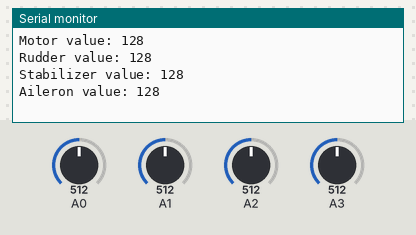
A sketch run on a simulated Arduino Uno, built with avr-gcc and run on an emulated ATmega328P. On the bench: the last lines printed to the serial monitor. Inputs (shaded band) come from the test bench; at power-on: A0 = 512, A1 = 512, A2 = 512, A3 = 512. No radio packets arrive unless stated.

Above: at 1.9 s.
2.0 s: A0 set to 716
At 2.25 s:
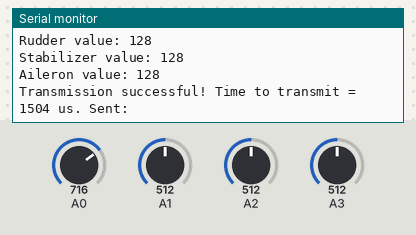
3.5 s: A1 set to 716
At 4.41 s:
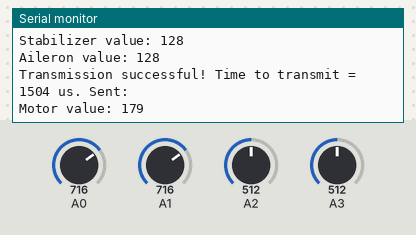
5.0 s: A2 set to 716
At 6.0 s:
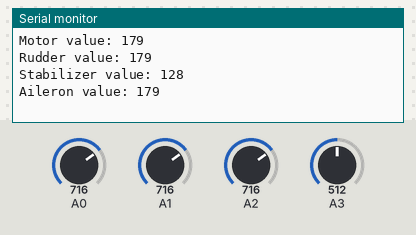
6.5 s: A3 set to 716
At 7.9 s:
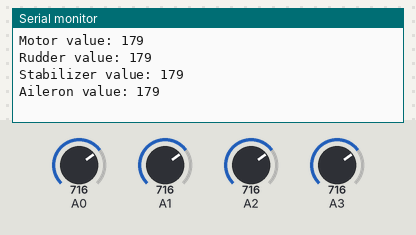
8.0 s: A0 set to 992
At 8.72 s:
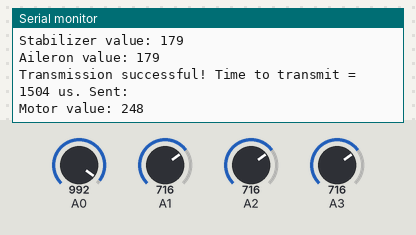
9.5 s: A1 set to 992
At 10.6 s:
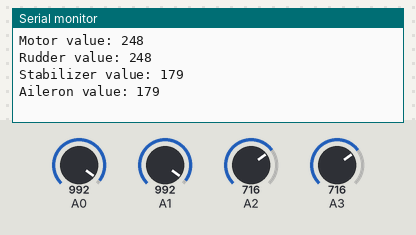
Timing chart, 0 to 12.0 s (numbered marks = the images above; inputs shaded):
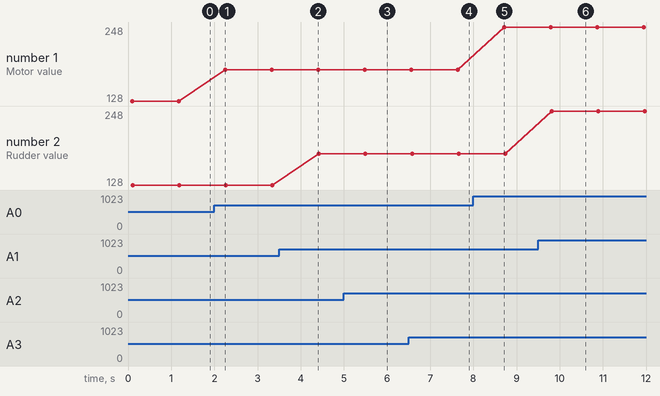

Measured:
- after the input at 5.0 s, the serial monitor: prints a new line after 0.54 s (image 3)
- after the input at 6.5 s, the serial monitor: prints a new line after 1.2 s (image 4)
- after the input at 8.0 s, the serial monitor: prints a new line after 0.72 s (image 5)
- after the input at 9.5 s, the serial monitor: prints a new line after 0.31 s (image 6)
- plotted number 1: 128 → 179 after the input at 2.0 s, 179 → 248 after the input at 8.0 s

The sketch:

TransmitterExample.ino
```cpp
#include <Arduino.h>
#include "NRF204.h"
#include "Controller.h"

using namespace Radio;
using namespace OnGroundController;

Reader reader;


void setup()
{
  // put your setup code here, to run once:
  reader = Reader(A1, A2, A0, A3);
}

void loop()
{
  // put your main code here, to run repeatedly:
  reader.run();
}
```

Controller.cpp
```cpp
#include "Controller.h"
#include "NRF204.h"

using namespace std;
using namespace Radio;

using namespace OnGroundController;

Reader::Reader(){

}

Reader::Reader(const OnGroundController::Reader &reader){
    this->aileronPin=reader.aileronPin;
    this->message=reader.message;
    this->motorPin=reader.motorPin;
    this->radioTransmitter=reader.radioTransmitter;
    this->stabilizerPin=reader.stabilizerPin;
    this->rudderPin=reader.rudderPin;
}

Reader::Reader(uint8_t rudderPin,uint8_t aileronPin,uint8_t motorPin,uint8_t stabilizerPin){
    this->rudderPin=rudderPin;
    this->aileronPin=aileronPin;
    this->motorPin=motorPin;
    this->stabilizerPin=stabilizerPin;
    this->message= NRF204AircraftControllMessage();
    this->radioTransmitter=NRF204(false,true,MonitorFrequency::Slow,7,8);
}

void Reader::readMotorPin(){
    this->message.motorValue=(analogRead(this->motorPin)>>2);
}

void Reader::readRudderPin(){
    this->message.rudderValue=(analogRead(this->rudderPin)>>2);
}

void Reader::readAileronPin(){
    this->message.aileronValue=(analogRead(this->aileronPin)>>2);
}

void Reader::readStabilizerPin(){
    this->message.stabilizerValue=(analogRead(this->stabilizerPin)>>2);
}

Radio::NRF204AircraftControllMessage Reader::getMessage(){
    this->readMotorPin();
    this->readAileronPin();
    this->readRudderPin();
    this->readStabilizerPin();
    return this->message;
}

void Reader::run(){
    Radio::NRF204AircraftControllMessage mesaj=this->getMessage();
    this->radioTransmitter.send(mesaj);
    delay(1000);

}
```

Controller.h
```cpp
#include <Arduino.h>
#include <string.h>
#include "NRF204.h"

#pragma once

using namespace Radio;

namespace OnGroundController{

    class Reader{
        private:
            uint8_t rudderPin;
            uint8_t aileronPin;
            uint8_t motorPin;
            uint8_t stabilizerPin;
            Radio::NRF204AircraftControllMessage message;
            void readMotorPin();
            void readRudderPin();
            void readAileronPin();
            void readStabilizerPin();
            Radio::NRF204 radioTransmitter;
            Radio::NRF204AircraftControllMessage getMessage();
        public:
            Reader(uint8_t rudderPin,uint8_t aileronPin,uint8_t motorPin,uint8_t stabilizerPin);
            Reader();
            Reader(const OnGroundController::Reader &reader);
            void run();

    };
}
```

NRF204.cpp
```cpp
#include "NRF204.h"
#include <Arduino.h>
#include <RF24.h>
#include <SPI.h>

using namespace Radio;

NRF204AircraftControllMessage::NRF204AircraftControllMessage(){
    this->motorValue=0;
    this->rudderValue=0;
    this->stabilizerValue=0;
    this->aileronValue=0;
}

NRF204AircraftControllMessage::NRF204AircraftControllMessage(const Radio::NRF204AircraftControllMessage &message){
     this->motorValue=message.motorValue;
    this->rudderValue=message.rudderValue;
    this->stabilizerValue=message.stabilizerValue;
    this->aileronValue=message.aileronValue;
}

NRF204AircraftControllMessage::NRF204AircraftControllMessage(uint8_t values[4]){
    this->motorValue=values[0];
    this->rudderValue=values[1];
    this->stabilizerValue=values[2];
    this->aileronValue=values[3];
}

String NRF204AircraftControllMessage::toString(){
    String message="\nMotor value: "+String(this->motorValue)+"\n";
    message+="Rudder value: "+String(this->rudderValue)+"\n";
    message+="Stabilizer value: "+String(this->stabilizerValue)+"\n";
    message+="Aileron value: "+String(this->aileronValue)+"\n";
    return message;
}

uint8_t* NRF204AircraftControllMessage::toArray(){
    uint8_t message[4];
    message[0]=this->motorValue;
    message[1]=this->rudderValue;
    message[2]=this->stabilizerValue;
    message[4]=this->aileronValue;
    return message;
}


NRF204::NRF204(){
  //this is uselesss
}

NRF204::NRF204(const NRF204 &nRF204){
  this->cEPin=nRF204.cEPin;
  this->cSNPin=nRF204.cSNPin;
  this->radioNumber=nRF204.radioNumber;
  this->role=nRF204.role;
  this->pcCommunication=nRF204.pcCommunication;
}

NRF204::NRF204(bool radio_number,bool role_to_be_assigned,MonitorFrequency frequency,int CEPin,int CSNPin){
  this->cEPin=CEPin;
  this->cSNPin=CSNPin;
  this->radioNumber=radio_number;
  this->role=role_to_be_assigned;
  this->pcCommunication=frequency;
  //this->reader=OnGroundController::Reader(A2,A1,A0,A3);
  this->setup();
}


void NRF204::setup()
{
  bool radioNumber=1;
    uint8_t payload;
  if(this->pcCommunication!=MonitorFrequency::None)
  {
    Serial.begin(pcCommunication);
    while (!Serial) {
      // some boards need to wait to ensure access to serial over USB
    }
    Serial.println("Serial started");
    radio=RF24(this->cEPin, this->cSNPin);
    // initialize the transceiver on the SPI bus
    Serial.println("Started RF24");
    if (!radio.begin()) {
      Serial.println("radio hardware is not responding!!");
      while (1) {} // hold in infinite loop
    }

  }

  // Set the PA Level low to try preventing power supply related problems
  // because these examples are likely run with nodes in close proximity to
  // each other.
  radio.setPALevel(RF24_PA_LOW);  // RF24_PA_MAX is default.

  // save on transmission time by setting the radio to only transmit the
  // number of bytes we need to transmit a float

    radio.setPayloadSize(sizeof(payload));

  // set the TX address of the RX node into the TX pipe
  radio.openWritingPipe(address[radioNumber]);     // always uses pipe 0

  // set the RX address of the TX node into a RX pipe
  radio.openReadingPipe(1, address[!radioNumber]); // using pipe 1

  // additional setup specific to the node's role
  if (role) {
    radio.stopListening();  // put radio in TX mode
  } else {
    radio.startListening(); // put radio in RX mode
  }


  // For debugging info
  // printf_begin();             // needed only once for printing details
  // radio.printDetails();       // (smaller) function that prints raw register values
  // radio.printPrettyDetails(); // (larger) function that prints human readable data
}

void NRF204::send(NRF204AircraftControllMessage message){
   // This device is a TX node
    uint8_t payload;
    unsigned long start_timer = micros();                    // start the timer
    //=this->reader.getMessage();

    payload=message.motorValue;
    bool report = radio.write(&payload, sizeof(payload));      // transmit & save the report
    unsigned long end_timer = micros();                      // end the timer

    if (report) {
      Serial.print(F("Transmission successful! "));          // payload was delivered
      Serial.print(F("Time to transmit = "));
      Serial.print(end_timer - start_timer);                 // print the timer result
      Serial.print(F(" us. Sent: "));
      Serial.println(message.toString());                      // print payload sent
      payload += 0.01;                                       // increment float payload
    } else {
      Serial.println(F("Transmission failed or timed out")); // payload was not delivered
    }

    // to make this example readable in the serial monitor
    //delay(1000);
     // slow transmissions down by 1 second

}

void NRF204::recieve(uint8_t (&values)[4]){
    Serial.println("Recieve");
    uint8_t pipe;
    Serial.println("Waiting for payload");
    if (radio.available(&pipe)) {             // is there a payload? get the pipe number that recieved it
      uint8_t bytes = radio.getPayloadSize(); // get the size of the payload
      Serial.println("Expecting: "+bytes);
      radio.read(&values, bytes);            // fetch payload from FIFO
      Serial.print(F("Received "));
      Serial.print(bytes);                    // print the size of the payload
      Serial.print(F(" bytes on pipe "));
      Serial.print(pipe);                     // print the pipe number
      Serial.print(F(": "));
      Serial.println(payload);                // print the payload's value
    }
    else{
      values[0]=0;
      values[1]=0;
      values[2]=0;
      values[3]=0;
    }
  }
```

NRF204.h
```cpp
#include <Arduino.h>
#include <SPI.h>
#include <RF24.h>

#pragma once

namespace Radio{
    //scoped enum
    enum MonitorFrequency:uint32_t{
        None=0,
        Slow=9600,
        Medium=38400,
        Fast=115200
    };

    class NRF204AircraftControllMessage{
            private:

            public:
                NRF204AircraftControllMessage();
                NRF204AircraftControllMessage(const Radio::NRF204AircraftControllMessage &message);
                NRF204AircraftControllMessage(uint8_t values[4]);

                uint8_t motorValue;
                uint8_t rudderValue;
                uint8_t stabilizerValue;
                uint8_t aileronValue;
                uint8_t* toArray();
                String toString();
    };

    class NRF204{
        private:

        public:
        NRF204();
        NRF204(const Radio::NRF204 &nRF204);
        NRF204(bool radionumber,bool role,MonitorFrequency frequency,int CEPin,int CSNPin);
        void setup();
        void send(Radio::NRF204AircraftControllMessage message);
        void recieve(uint8_t (&values)[4]);
        // instantiate an object for the nRF24L01 transceiver
            RF24 radio; // using pin 7 for the CE pin, and pin 8 for the CSN pin
        // Let these addresses be used for the pair
        // It is very helpful to think of an address as a path instead of as
        // an identifying device destination
            uint8_t address[2][6]= {"1Node", "2Node"};
        // to use different addresses on a pair of radios, we need a variable to
        // uniquely identify which address this radio will use to transmit
            bool radioNumber=1;
        // Used to control whether this node is sending or receiving
            bool role=false;
        // true = TX role, false = RX role
        // For this example, we'll be using a payload containing
        // a single float number that will be incremented
        // on every successful transmission
            float payload = 0.0;

            int cEPin;
            int cSNPin;
            MonitorFrequency pcCommunication;
    };
}
```
